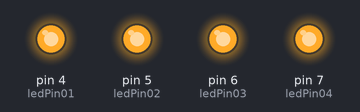
A sketch run on a simulated Arduino Uno, built with avr-gcc and run on an emulated ATmega328P. Parts: output pins drawn as LEDs (lit = HIGH).

Above: at 0.2 s.
At 1.2 s:
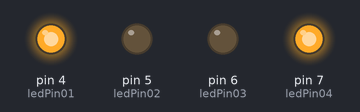
At 1.7 s:
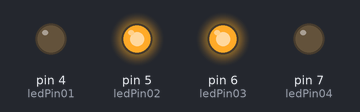
At 2.2 s:
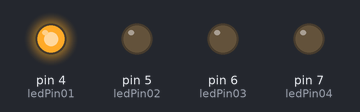
At 2.7 s:
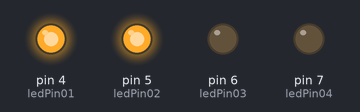
At 5.2 s:
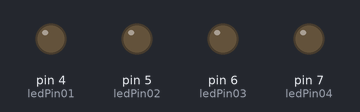
Timing chart, 0 to 5.9 s (numbered marks = the images above):
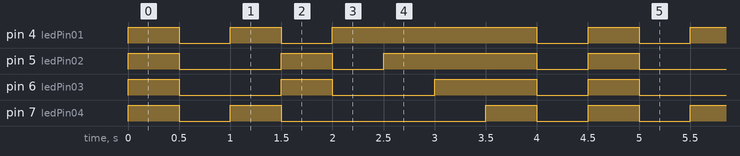

Measured:
- by itself, pin 4 (ledPin01): repeats every 4.5 s: LOW 0.50 s, HIGH 0.50 s, LOW 0.50 s, HIGH 2.0 s, LOW 0.50 s, HIGH 0.50 s
- by itself, pin 5 (ledPin02): repeats every 4.5 s: LOW 1.0 s, HIGH 0.50 s, LOW 0.50 s, HIGH 1.5 s, LOW 0.50 s, HIGH 0.50 s
- by itself, pin 6 (ledPin03): repeats every 4.5 s: LOW 1.0 s, HIGH 0.50 s, LOW 1.0 s, HIGH 1.0 s, LOW 0.50 s, HIGH 0.50 s
- by itself, pin 7 (ledPin04): repeats every 4.5 s: LOW 0.50 s, HIGH 0.50 s, LOW 2.0 s, HIGH 0.50 s, LOW 0.50 s, HIGH 0.50 s

The sketch:

Sym_Whysel_SS1.ino
```cpp
const int ledPin01 = 4;
const int ledPin02 = 5;
const int ledPin03 = 6;
const int ledPin04 = 7;

int ms = 500;

void setup() {
  pinMode(ledPin01, OUTPUT);
  pinMode(ledPin02, OUTPUT);
  pinMode(ledPin03, OUTPUT);
  pinMode(ledPin04, OUTPUT);

  Serial.begin(115200);
}

void loop() {
  // all on
  digitalWrite(ledPin01, HIGH);
  digitalWrite(ledPin02, HIGH);
  digitalWrite(ledPin03, HIGH);
  digitalWrite(ledPin04, HIGH);

  delay(ms);

  // all off
  digitalWrite(ledPin01, LOW);
  digitalWrite(ledPin02, LOW);
  digitalWrite(ledPin03, LOW);
  digitalWrite(ledPin04, LOW);

  delay(ms);

  // outer two
  digitalWrite(ledPin01, HIGH);
  digitalWrite(ledPin04, HIGH);

  delay(ms);

  // inner two
  digitalWrite(ledPin01, LOW);
  digitalWrite(ledPin04, LOW);
  digitalWrite(ledPin02, HIGH);
  digitalWrite(ledPin03, HIGH);

  delay(ms);

  // one two three four
  digitalWrite(ledPin02, LOW);
  digitalWrite(ledPin03, LOW);

  digitalWrite(ledPin01, HIGH);
  delay(ms);

  digitalWrite(ledPin02, HIGH);
  delay(ms);

  digitalWrite(ledPin03, HIGH);
  delay(ms);

  digitalWrite(ledPin04, HIGH);

  delay(ms);

  //off
  digitalWrite(ledPin01, LOW);
  digitalWrite(ledPin02, LOW);
  digitalWrite(ledPin03, LOW);
  digitalWrite(ledPin04, LOW);

  delay(ms);
}
```
